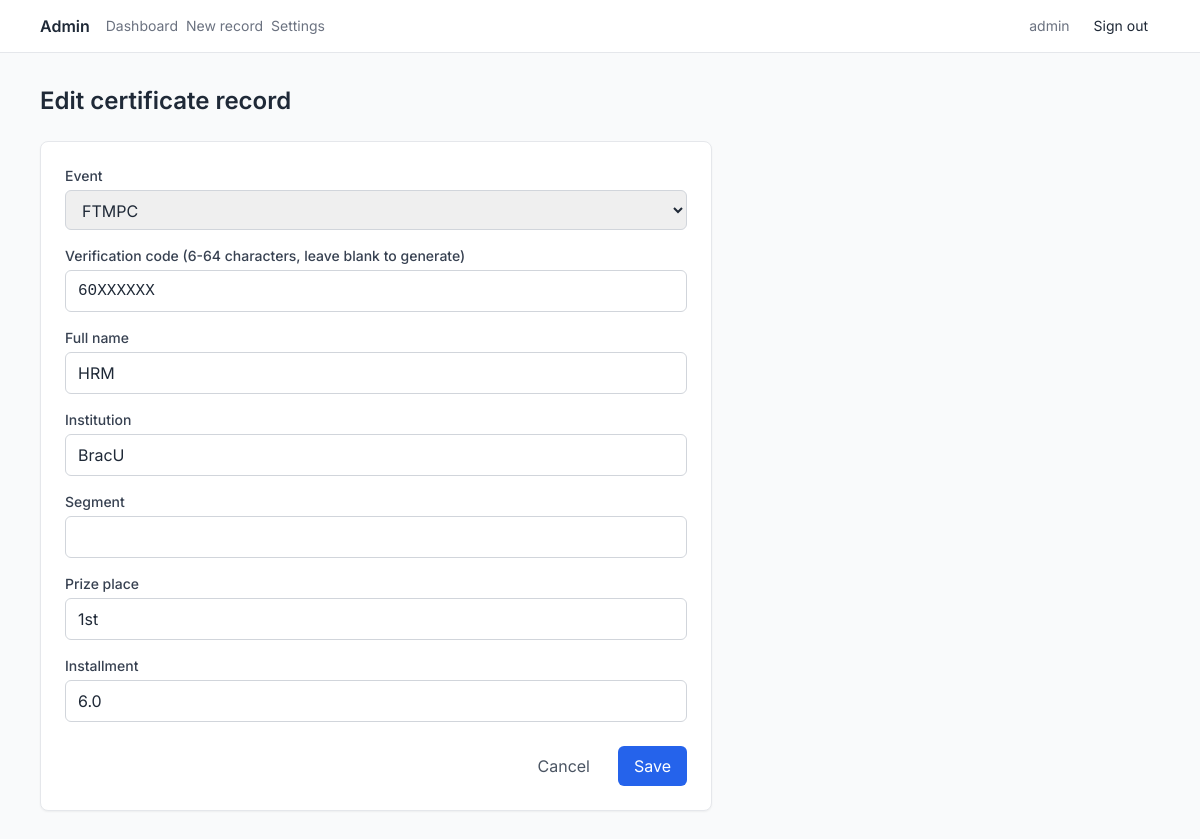
Screenshot of /admin/certificates/1/edit (signed in) with the database file from the repository.
### app/models.py (models this page shows)
class Admin(db.Model):
    __tablename__ = "admins"
    id = db.Column(db.Integer, primary_key=True)
    username = db.Column(db.String(128), nullable=False, unique=True, index=True)
    password_hash = db.Column(db.String(256), nullable=False)
    api_token_hash = db.Column(db.String(256), nullable=True)
    api_token_created_at = db.Column(db.DateTime(timezone=True), nullable=True)

class Certificate(db.Model):
    __tablename__ = "certificates"
    id = db.Column(db.Integer, primary_key=True)
    event = db.Column(db.String(64), nullable=False, index=True)
    verification_code = db.Column(db.String(64), nullable=False)
    name = db.Column(db.String(256), nullable=False)
    institution = db.Column(db.String(256), nullable=False)
    segment = db.Column(db.String(256), nullable=True)
    prize_place = db.Column(db.String(256), nullable=False)
    installment = db.Column(db.String(256), nullable=False)
    cert_type = db.Column(db.String(64), nullable=False, default="winner")
    created_at = db.Column(db.DateTime(timezone=True), nullable=False)
    __table_args__ = (
        db.UniqueConstraint("event", "verification_code", name="uix_event_verification_code"),
        db.Index("idx_verification_code", "verification_code"),
        db.Index("idx_event_cert_type", "event", "cert_type"),
    )

### app/routes/admin.py (the view, shortened to what this page needs)
@bp.route("/certificates/<oid>/edit", methods=["GET", "POST"])
@login_required
def certificate_edit(oid):
    doc = m.certificate_get(oid)
    if not doc:
        flash("Record not found.", "error")
        return redirect(url_for("admin.dashboard"))
    form = CertificateForm()
    if request.method == "GET":
        form.event.data = doc.get("event")
        form.verification_code.data = doc.get("verification_code", "")
        form.name.data = doc.get("name", "")
        form.institution.data = doc.get("institution", "")
        form.segment.data = doc.get("segment", "")
        form.prize_place.data = doc.get("prize_place", "")
        form.installment.data = doc.get("installment", "")
    return render_template("admin/certificate_form.html", form=form, edit=True, oid=oid)

### app/forms.py (shortened to what this page needs)
class CertificateForm(FlaskForm):
    event = SelectField("Event", choices=_events(), validators=[DataRequired()])
    verification_code = StringField(
        "Verification code (6-64 characters, leave blank to generate)",
        validators=[Optional(), Length(min=6, max=64)],
    )
    name = StringField("Full name", validators=[DataRequired(), Length(max=256)])
    institution = StringField("Institution", validators=[DataRequired(), Length(max=256)])
    segment = StringField("Segment", validators=[Optional(), Length(max=256)])
    prize_place = StringField(
        "Prize place", validators=[DataRequired(), Length(max=256)]
    )
    installment = StringField(
        "Installment", validators=[DataRequired(), Length(max=256)]
    )
    submit = SubmitField("Save")

### app/auth.py (called while the page is built)
def load_user(user_id: str) -> AdminUser | None:
    doc = m.admin_get_by_id(user_id)
    if not doc:
        return None
    return AdminUser(doc)

### app/models.py (called while the page is built)
def _certificate_to_dict(cert: Certificate) -> dict[str, Any]:
    return {
        "_id": str(cert.id),
        "event": cert.event,
        "verification_code": cert.verification_code,
        "name": cert.name,
        "institution": cert.institution,
        "segment": cert.segment,
        "prize_place": cert.prize_place,
        "installment": cert.installment,
        "cert_type": cert.cert_type,
        "created_at": cert.created_at,
    }

def _admin_to_dict(admin: Admin) -> dict[str, Any]:
    return {
        "_id": str(admin.id),
        "username": admin.username,
        "password_hash": admin.password_hash,
        "api_token_hash": admin.api_token_hash,
        "api_token_created_at": admin.api_token_created_at,
    }

def certificate_get(oid: str) -> dict | None:
    try:
        cert_id = int(oid)
    except ValueError:
        return None
    cert = Certificate.query.get(cert_id)
    return _certificate_to_dict(cert) if cert else None

def admin_get_by_id(user_id: str) -> dict | None:
    try:
        admin_id = int(user_id)
    except ValueError:
        return None
    admin = Admin.query.get(admin_id)
    return _admin_to_dict(admin) if admin else None

### app/templates/admin/certificate_form.html (shortened to what this page needs)
{% extends "admin/base.html" %}
{% block admin_body %}
  <div class="max-w-2xl step-enter">
    <h1 class="text-2xl font-semibold text-gray-800 mb-6">
      {% if edit %}Edit certificate record{% else %}Add certificate record{% endif %}
    </h1>
    <form method="post" class="bg-white border border-gray-200 rounded-lg shadow-sm">
      <div class="p-6 flex flex-col gap-4">
        <div>
          <label class="block text-sm font-medium text-gray-700 mb-1">{{ form.event.label }}</label>
          {{ form.event(class="w-full px-3 py-2 border border-gray-300 rounded-md focus:outline-none focus:ring-2 focus:ring-blue-500") }}
        </div>
        <div>
          <label class="block text-sm font-medium text-gray-700 mb-1">{{ form.verification_code.label }}</label>
          {{ form.verification_code(class="w-full px-3 py-2 border border-gray-300 rounded-md font-mono uppercase focus:outline-none focus:ring-2 focus:ring-blue-500") }}
        </div>
        <div>
          <label class="block text-sm font-medium text-gray-700 mb-1">{{ form.name.label }}</label>
          {{ form.name(class="w-full px-3 py-2 border border-gray-300 rounded-md focus:outline-none focus:ring-2 focus:ring-blue-500") }}
        </div>
        <div>
          <label class="block text-sm font-medium text-gray-700 mb-1">{{ form.institution.label }}</label>
          {{ form.institution(class="w-full px-3 py-2 border border-gray-300 rounded-md focus:outline-none focus:ring-2 focus:ring-blue-500") }}
        </div>
        <div>
          <label class="block text-sm font-medium text-gray-700 mb-1">{{ form.segment.label }}</label>
          {{ form.segment(class="w-full px-3 py-2 border border-gray-300 rounded-md focus:outline-none focus:ring-2 focus:ring-blue-500") }}
        </div>
        <div>
          <label class="block text-sm font-medium text-gray-700 mb-1">{{ form.prize_place.label }}</label>
          {{ form.prize_place(class="w-full px-3 py-2 border border-gray-300 rounded-md focus:outline-none focus:ring-2 focus:ring-blue-500") }}
        </div>
        <div>
          <label class="block text-sm font-medium text-gray-700 mb-1">{{ form.installment.label }}</label>
          {{ form.installment(class="w-full px-3 py-2 border border-gray-300 rounded-md focus:outline-none focus:ring-2 focus:ring-blue-500") }}
        </div>
        <div class="flex justify-end gap-3 pt-2">
          <a href="{{ url_for('admin.dashboard') }}" class="px-4 py-2 text-gray-600 hover:bg-gray-100 rounded-md transition-colors">Cancel</a>
          {{ form.submit(class="px-4 py-2 bg-blue-600 text-white rounded-md hover:bg-blue-700 transition-colors") }}
        </div>
      </div>
    </form>
  </div>
{% endblock %}

### app/templates/admin/base.html (shortened to what this page needs)
{% extends "base.html" %}
{% block body %}
  <div class="min-h-screen flex flex-col bg-gray-50">
    <header
      class="border-b border-gray-200 bg-white/90 backdrop-blur-sm sticky top-0 z-20"
    >
      <div class="max-w-6xl mx-auto px-4 py-3 flex flex-wrap items-center justify-between gap-3">
        <div class="flex items-center gap-4">
          <a href="{{ url_for('admin.dashboard') }}" class="font-semibold text-gray-800"
            >Admin</a
          >
          <nav class="flex gap-2 text-sm">
            <a
              href="{{ url_for('admin.dashboard') }}"
              class="text-gray-500 hover:text-blue-600 transition-all duration-300"
              >Dashboard</a
            >
            <a
              href="{{ url_for('admin.certificate_new') }}"
              class="text-gray-500 hover:text-blue-600 transition-all duration-300"
              >New record</a
            >
            <a
              href="{{ url_for('admin.settings') }}"
              class="text-gray-500 hover:text-blue-600 transition-all duration-300"
              >Settings</a
            >
          </nav>
        </div>
        <div class="flex items-center gap-3 text-sm">
          {% if current_user.is_authenticated %}
            <span class="text-gray-500">{{ current_user.username }}</span>
            <a href="{{ url_for('admin.logout') }}" class="px-3 py-1 text-sm hover:bg-gray-100 rounded">Sign out</a>
          {% endif %}
        </div>
      </div>
    </header>
    <main class="flex-1 max-w-6xl w-full mx-auto px-4 py-8">
      {% block admin_body %}{% endblock %}
    </main>
  </div>
{% endblock %}

### app/static/css/app.css (style rules this page uses)
:root { --color-primary: #2563EB; --color-background-dark: #FFFFFF; --color-surface-dark: #F3F4F6; --color-text-muted: #6B7280; --color-background-light: #FFFFFF; --color-surface-light: #F9FAFB; --color-accent: #2563EB; --color-muted-strong: #9CA3AF; }
.step-enter { animation: step-enter 0.45s ease-out both; }

### rows the page displays
Admin: username "admin"
Certificate: event "FTMPC", verification_code "60XXXXXX", name "HRM", institution "BracU", prize_place "1st", installment "6.0"
